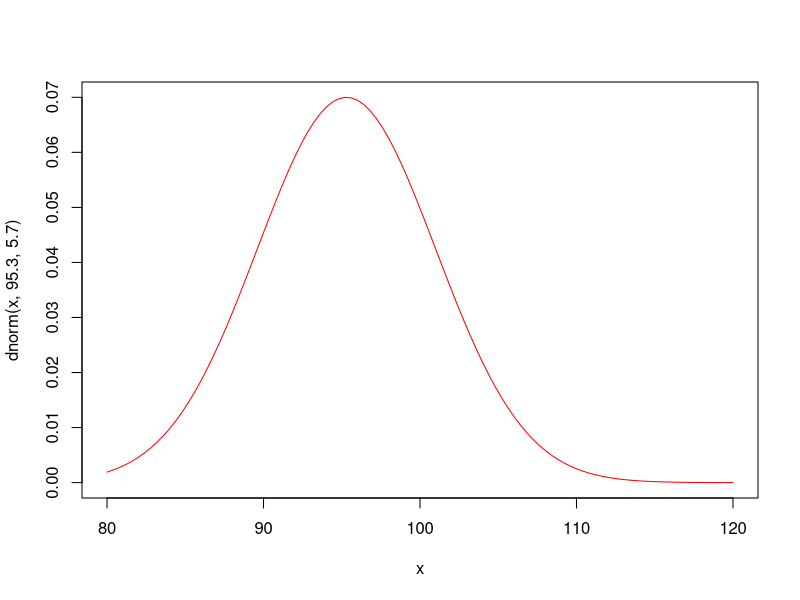
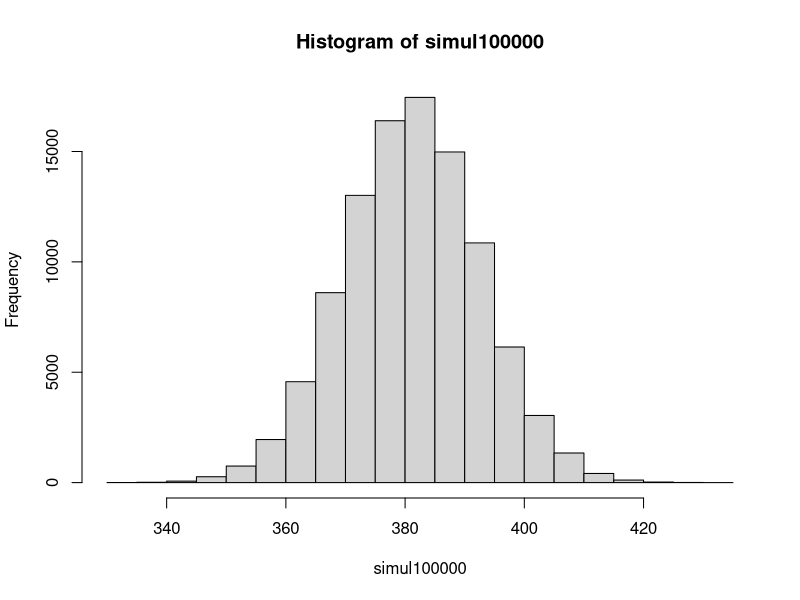
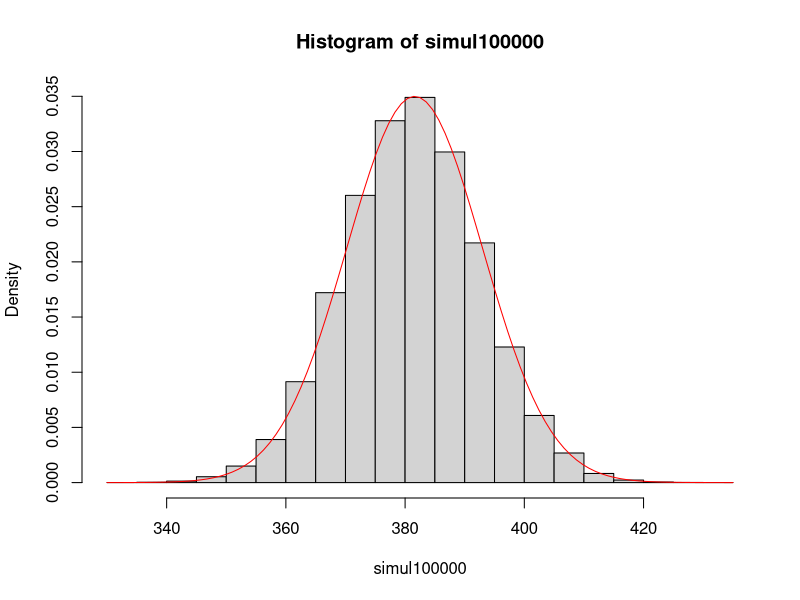
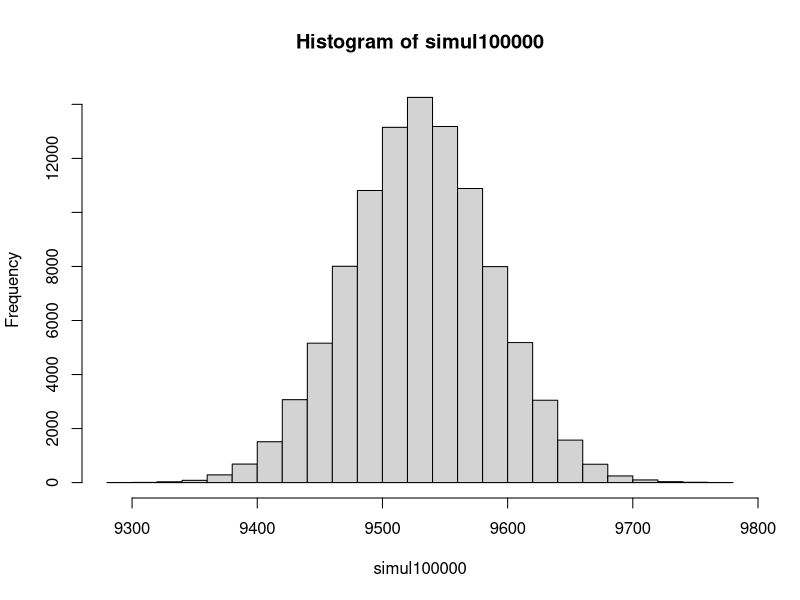
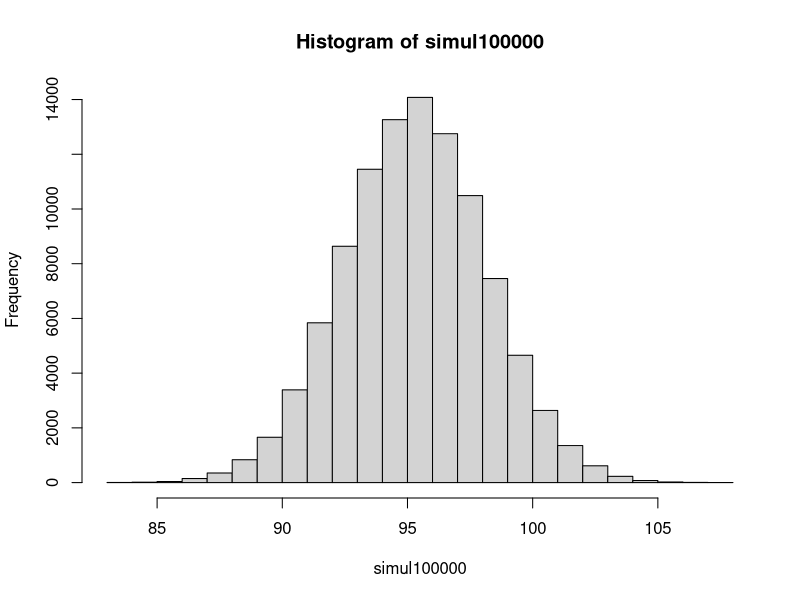
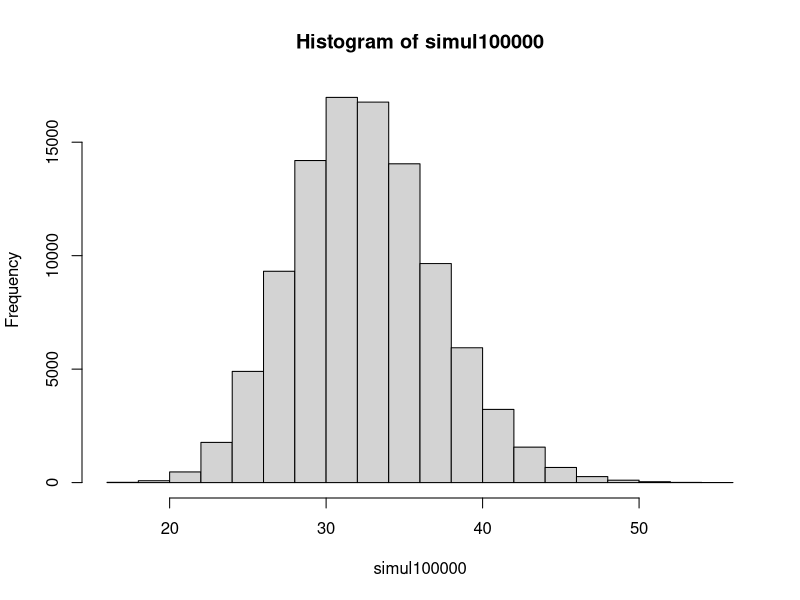

Reproduce these figures in R, in order.
#Pregunta 1

#distribucion poblacional (de un resultado)

curve(dnorm(x,95.3, 5.7), xlim=c(80, 120), col='red')

set.seed(84)
n <- 4
simul<- rnorm(n, 95.3, 5.7)
sum(simul)

#suma muestral
set.seed(84)
Y <- function(i){sum(rnorm(n, 95.3, 5.7))}
#Y(1)
#sapply(1:10, Y)
simul100000<- sapply(1:100000, Y)
hist(simul100000)


#teoria, valor esperado de Y: E(Y)=n*mu

4*95.3


#dibujemos el teorema
n <- 4
mu <- 95.4
sigma <- 5.7
hist(simul100000, freq=FALSE)
curve(dnorm(x, n*mu, sqrt(n)*sigma), col='red', add=TRUE)

# Si se selecciona de forma aleatoria una muestra de 100 cables,
#varianza de resistencias de la muestra

#teoria: V(Y)=n*sigma^2
n<-100
n*sigma^2
#simulacion(confirmar)
set.seed(84)
n<-100
Y <- function(i){sum(rnorm(n, 95.3, 5.7))}
simul100000<- sapply(1:100000, Y)
hist(simul100000)
var(simul100000)

#c) Se selecciona de forma aleatoria un cable,
#cual es la probabilidad de que la resistencia del cable no sea menos que 103kg

#P(x>103)
mu <- 95.4
sigma <- 5.7
1-pnorm(103, mu, sigma)


#media de la media muestral para n=4
#E(X_bar)
set.seed(84)
n <- 4
X_bar <- function(i){mean(rnorm(n, 95.3, 5.7))}
simul100000 <- sapply(1:100000, X_bar)
hist(simul100000)
mean(simul100000)

#probabilidad de la media muestral
#P(X_bar < 98)
n <- 4
mu <- 95.4
sigma <- 5.7
pnorm(98, mu, sigma/sqrt(n))

#d) Error! 98 por 32. 
# Probabilidad de que varianza de 100 resistencias sea mas grande que 32.
#Distribución de las varianzas
set.seed(84)
n <- 100
SSq <- function(i){var(rnorm(n, 95.3, 5.7))}
simul100000 <- sapply(1:100000, SSq)
hist(simul100000)

#probabilidad estimada de que SSq>32

mean(simul100000>32)

# P(S^2>32)= P(((S^2*(n-1))/sigma^2)>32*(n-1)/sigma^2))

#Teoria P(SSq>32)= P(W>32*n/sigma^2)
#Es una variable aleatoria Chi cuadrado
n <- 100
sigma <- 5.7
1-pchisq(32*(n-1)/sigma^2, n-1)
